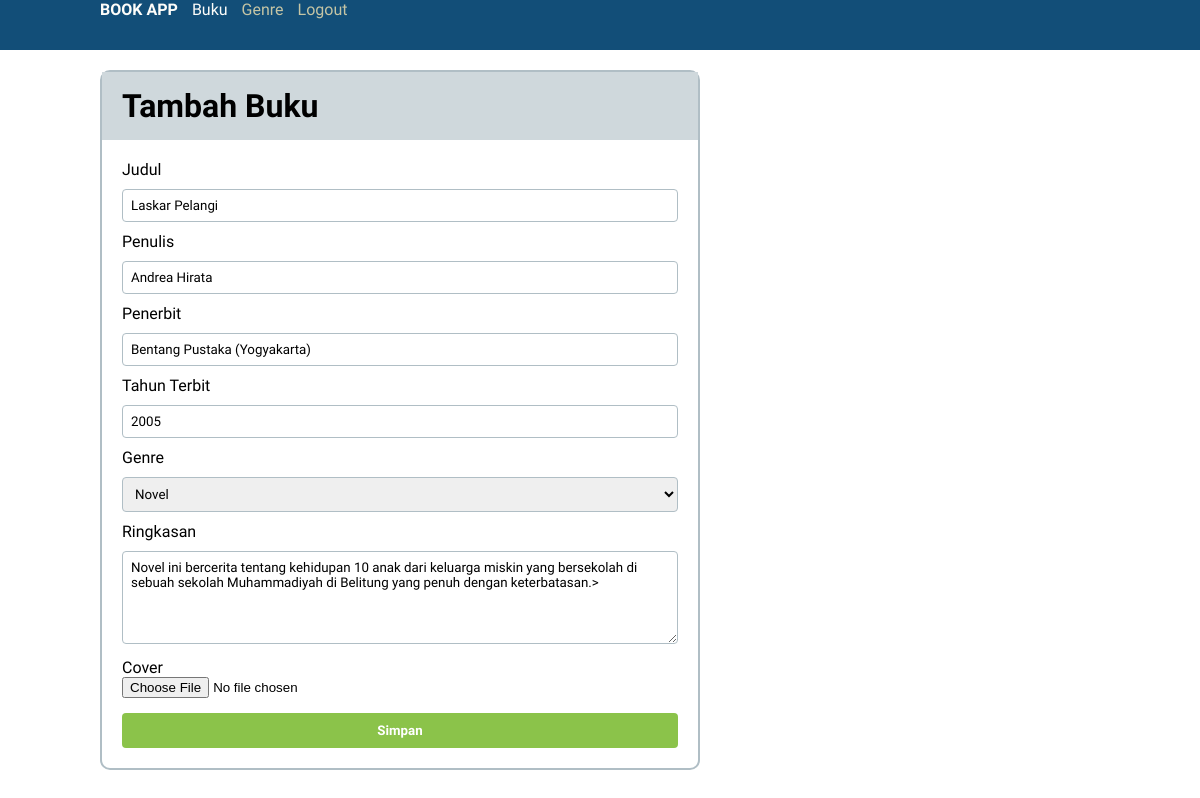
Page /buku/edit.php?id_buku=1 (signed in) on the committed database.
### tables this page shows
CREATE TABLE `buku` (
  `id_buku` int(4) NOT NULL,
  `judul` varchar(255) NOT NULL,
  `penulis` varchar(255) NOT NULL,
  `penerbit` varchar(255) NOT NULL,
  `tahun_terbit` int(4) NOT NULL,
  `ringkasan` text NOT NULL,
  `cover` varchar(1000) DEFAULT NULL,
  `id_genre` int(2) DEFAULT NULL
);

### buku/edit.php (the view, shortened to what this page needs)
<?php
include '../koneksi.php';
include '../template/header.php';
$query = "SELECT * FROM genre ORDER BY (genre)";
$hasil = mysqli_query($koneksi, $query);
$genre = array();
while($data = mysqli_fetch_assoc($hasil))
{
    $genre[] = $data;
}
$id_buku = $_GET['id_buku'];
$q_buku = "SELECT * FROM buku INNER JOIN genre ON buku.id_genre = genre.id_genre WHERE id_buku = $id_buku";
$hasil_buku = mysqli_query($koneksi, $q_buku);
$buku = mysqli_fetch_assoc($hasil_buku);
?>
<div class="form">
            <h1>Tambah Buku</h1>
            <form action="" method="post" class="form-tambah-edit" enctype="multipart/form-data">
                    <label for="">Judul</label>
                    <input type="text" name="judul" value="<?= $buku['judul']?>" class="form-control">
                    <label for="">Penulis</label>
                    <input type="text" name="penulis" value="<?= $buku['penulis']?>" class="form-control">
                    <label for="">Penerbit</label>
                    <input type="text" name="penerbit" value="<?= $buku['penerbit']?>" class="form-control">
                    <label for="">Tahun Terbit</label>
                    <input type="number" name="tahun_terbit" value="<?= $buku['tahun_terbit']?>" class="form-control">
                    <label for="">Genre</label>
                    <select name="id_genre">
                        <?php
                        foreach ($genre as $g){?>
                        <option value="<?= $g['id_genre']?>"<?php if($buku['id_genre'] == $g['id_genre']){echo"selected";}?>><?= $g['genre']?></option>
                        <?php
                        }
                        ?>
                    </select>
                    <label for="">Ringkasan</label>
                    <textarea name="ringkasan" id="" rows="5"><?= $buku['ringkasan'] ?>></textarea>
                    <label for="">Cover</label>
                    <input type="file" name="cover" id="">
                <button type="submit" name="simpan" class="btn-large">Simpan</button>
            </form>
        </div>
<?php
include '../template/footer.php';
?>

### css/style.css (style rules this page uses)
html, body, h1, h2, h3, div, nav, ul, li, table, th, td, img { margin: 0; padding: 0; }
* { box-sizing: border-box; }
h1, .nav-item a, th, td, input[type='search'], button, .form-tambah-edit label, .form-control, .form-tambah-edit textarea, .form-tambah-edit select, .btn-large, .detail { font-family: 'Krub', sans-serif; }
button { padding: 10px; border: none; color: white; font-weight: bold; }
.form { width: 60%; margin: 20px 0; border: 2px solid #B0BEC5; border-radius: 10px; }
.form h1, .detail h1 { width: 100%; padding: 15px 0 15px 20px; background-color: #CFD8DC; }
.form-tambah-edit { padding: 20px; }
.form-tambah-edit label { display: block; }
.form-control, .form-tambah-edit textarea, .form-tambah-edit select { width: 100%; margin: 10px 0; padding: 8px; border: 1px solid #B0BEC5; border-radius: 4px; }
.btn-large { width: 100%; background-color: #8BC34A; border: none; border-radius: 4px; margin-top: 15px; transition: .4s; }

### rows in the picture
buku: judul "Laskar Pelangi", penulis "Andrea Hirata", penerbit "Bentang Pustaka (Yogyakarta)", tahun_terbit "2005", ringkasan "Novel ini bercerita tentang kehidupan 10 anak dari keluarga miskin yang bersekolah di sebuah sekolah Muhammadiyah di Belitung yang penuh dengan keterbatasan.>"

### other values in the picture
form field id_genre "Novel"
